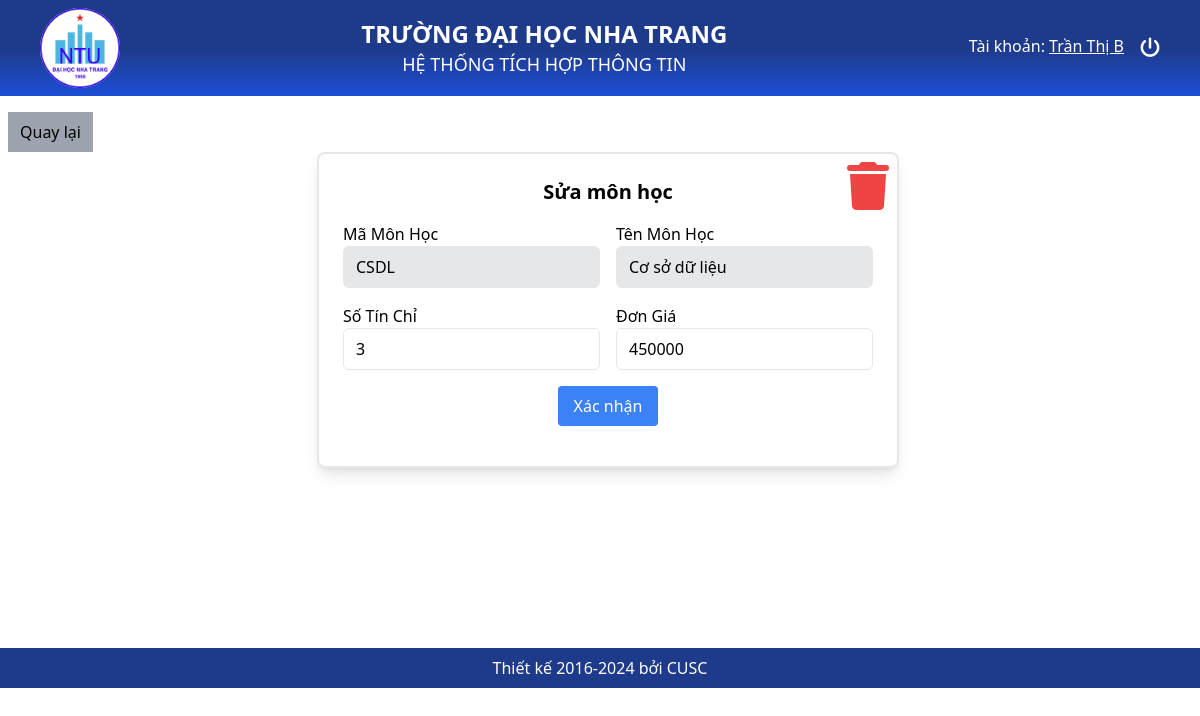
/Views/MH_ChinhSua.php?MaHP=CSDL (signed in), run on the app's committed database.
### tables this page shows
CREATE TABLE `monhoc` (
  `MaHP` varchar(10) NOT NULL,
  `TenHP` varchar(100) NOT NULL,
  `SoTinChi` int(11) NOT NULL,
  `DonGia` int(11) NOT NULL
);

### Controllers/MonHocController.php (called while the page is built, shortened)
<?php
class MonHocController {
    protected $conn;
    public function __construct($conn) {
        $this->conn = $conn;
    }
    public function ChiTietMonHoc($maMon)
    {
        $sql = "SELECT * FROM monhoc WHERE MaHP = '$maMon'";
        $result = $this->conn->query($sql);
        return $result->fetch_assoc();
    }
}
?>

### Views/MH_ChinhSua.php (the view, shortened to what this page needs)
<?php
require_once __DIR__ . '/../config/db.php';
include_once __DIR__ . '/../Controllers/MonHocController.php';
$monhocController = new MonHocController($conn);
if (isset($_GET['MaHP'])) {
    $maHP = $_GET['MaHP'];
}
$monhoc = $monhocController->ChiTietMonHoc($maHP);
?>
<?php include_once __DIR__ . "/../layout/header.php"; ?>
<body>
    <div class="m-4 w-full mx-2 min-h-[520px] ">
        <button onclick="window.history.back()" class="px-3 py-2 bg-gray-400">Quay lại</button>
        <div id="" class="flex items-center justify-center">
            <div class="bg-white p-6 rounded-lg w-max shadow-lg border-2 relative">
                <button onclick="openModal()" class="absolute top-2 right-2 text-5xl text-red-500 hover:text-red-600"><i
                        class="fa-solid fa-trash"></i></button>
                <h2 class="text-xl font-bold mb-4 text-center">Sửa môn học</h2>
                <form method="POST" action="" class="grid grid-cols-2 gap-4 mt-4">
                    <div class="">
                        <label class="block font-medium">Mã Môn Học</label>
                        <input type="text" name="maMonHoc" value="<?php echo $monhoc['MaHP'] ?>"
                            class="bg-gray-200 w-full px-3 py-2 border rounded-md" disabled>
                    </div>
                    <div class="">
                        <label class="block font-medium">Tên Môn Học</label>
                        <input type="text" name="tenMonHoc" value="<?php echo $monhoc['TenHP'] ?>"
                            class="bg-gray-200 w-full px-3 py-2 border rounded-md" disabled>
                    </div>
                    <div class="">
                        <label class="block font-medium">Số Tín Chỉ</label>
                        <input type="number" min="1" step="1" name="soTC" value="<?php echo $monhoc['SoTinChi'] ?>"
                            class="w-full px-3 py-2 border rounded-md" required>
                    </div>
                    <div class="">
                        <label class="block font-medium">Đơn Giá</label>
                        <input type="number" min="220000" step="10000" name="donGia"
                            value="<?php echo $monhoc['DonGia'] ?>" class="w-full px-3 py-2 border rounded-md" required>
                    </div>
                    <div class="col-span-2 text-center">
                        <button type="submit" name="SuaMH" value="SuaMH"
                            class="px-4 py-2 bg-blue-500 text-white rounded hover:bg-blue-600">Xác nhận</button>
                    </div>
                </form>
            </div>
        </div>
    </div>
</body>
<?php include_once __DIR__ . "/../layout/footer.php"; ?>

### data on the page
monhoc: maMonHoc "CSDL", tenMonHoc "Cơ sở dữ liệu", soTC "3", donGia "450000"

### other printed values
$_SESSION['User']['HoTen'] "Trần Thị B"
